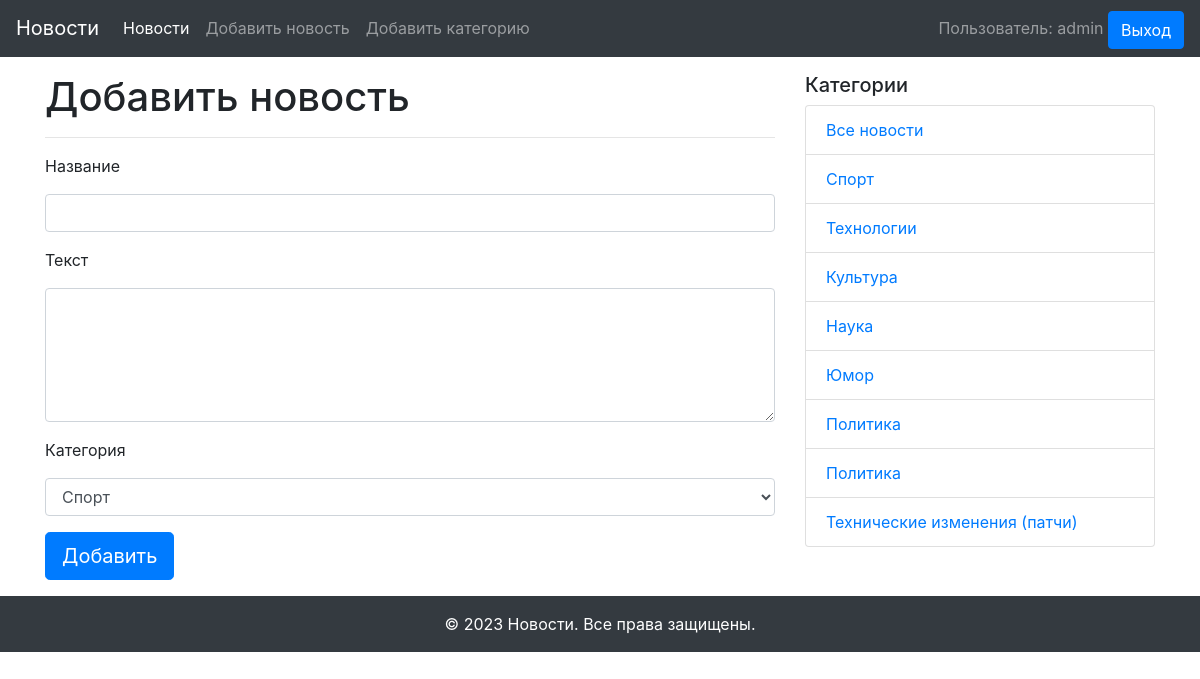
The page /add_news (signed in) on the database its author committed.
### models.py (models this page shows, shortened)
class User(db.Model, UserMixin):
    id = db.Column(db.Integer(), primary_key=True)
    name = db.Column(db.String(100))
    username = db.Column(db.String(50), nullable=False, unique=True)
    email = db.Column(db.String(100), nullable=False, unique=True)
    password_hash = db.Column(db.String(100), nullable=False)
    created_on = db.Column(db.DateTime(), default=datetime.utcnow)
    news = db.relationship('News', back_populates='user')

class Category(db.Model):
    id = db.Column(db.Integer, primary_key=True)
    title = db.Column(db.String(255), nullable=False)
    news = db.relationship('News', back_populates='category')

### views.py (the view, shortened to what this page needs)
@app.route('/add_news', methods=['GET', 'POST'])
@login_required
def add_news():
    form = NewsForm()
    categories = Category.query.all()
    return render_template('add_news.html',
                           form=form,
                           categories=categories)

### forms.py
class NewsForm(FlaskForm):
    title = StringField(
        'Название',
        validators=[DataRequired(message="Поле не должно быть пустым"),
                    Length(max=255, message='Введите заголовок длиной до 255 символов')]
    )
    text = TextAreaField(
        'Текст',
        validators=[DataRequired(message="Поле не должно быть пустым")])
    category = SelectField('Категория', choices=get_categories(), validators=[Optional()])
    submit = SubmitField('Добавить')

### models.py (called while the page is built)
@login_manager.user_loader
def load_user(user_id):
    return User.query.get(user_id)

### templates/add_news.html (shortened to what this page needs)
{% extends "base.html" %}
{% block content %}
  <h1>Добавить новость</h1>
  <hr>
  <form method="POST" action="" novalidate>
      <div class="form-group">
        <label >
          {{ form.title.label }}
        </label>
        {{ form.title(class="form-control") }}
      </div>
      <div class="form-group">
        <label >
          {{ form.text.label }}
        </label>
        {{ form.text(class="form-control", rows="5") }}
      </div>
      <div class="form-group">
        <label >
          {{ form.category.label }}
        </label>
        {{ form.category(class="form-control") }}
      </div>
    {{ form.submit(class="btn btn-primary btn-lg") }}
  </form>
{% endblock content %}

### templates/navigation.html (shortened to what this page needs)
<nav class="navbar navbar-expand-md navbar-dark bg-dark">
  <a class="navbar-brand" href="{{ url_for('index') }}">Новости</a>
  <div class="collapse navbar-collapse" id="navbarNav">
    <div class="mr-auto">
      <ul class="navbar-nav">
        <li class="nav-item active">
          <a class="nav-link" href="{{ url_for('index') }}">Новости</a>
        </li>
        <li class="nav-item">
          <a class="nav-link" href="{{ url_for('add_news') }}">Добавить новость</a>
        </li>
        <li class="nav-item">
          <a class="nav-link" href="{{ url_for('add_category') }}">Добавить категорию</a>
        </li>
      </ul>
    </div>
    <div>
      {% if not current_user.is_authenticated %}
        <a class="btn btn-outline-primary" href="{{ url_for('login') }}">Вход</a>
        <a class="btn btn-primary" href="{{ url_for('registration') }}">Регистрация</a>
      {% else %}
        <span class="navbar-text">Пользователь: {{ current_user.name }}</span>
        <a class="btn btn-primary" href="{{ url_for('logout') }}">Выход</a>
      {% endif %}
    </div>
  </div>
</nav>

### templates/side_navigation.html
<div class="col-md-4">
  <h5>Категории</h5>
  <ul class="list-group">
    <li class="list-group-item"><a href="{{ url_for('index') }}">Все новости</a></li>
    {% for category in categories %}
      <li class="list-group-item"><a href="{{ url_for('news_in_category', id=category.id) }}">{{ category.title }}</a></li>
    {% endfor %}
  </ul>
</div>

### rows shown on the page
User: name "admin"
Category: title "Спорт"
Category: title "Технологии"
Category: title "Культура"
Category: title "Наука"
Category: title "Юмор"
Category: title "Политика"
Category: title "Политика"
Category: title "Технические изменения (патчи)"
